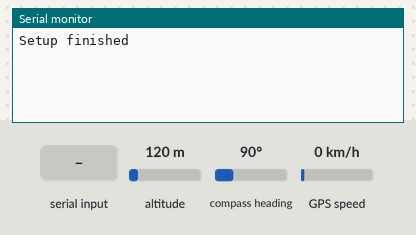
A sketch run on a simulated Arduino Uno, built with avr-gcc and run on an emulated ATmega328P. On the bench: the last lines printed to the serial monitor. The inputs (shaded band) are chosen by the test bench; at power-on: altitude 120 m, compass heading 90°, GPS speed 0 km/h. The GPS gets a fix after 3 s at 37.7749, -122.4194 with 8 satellites.

Above: at 2.2 s.
2.3 s: "I" received over Serial
At 2.8 s:
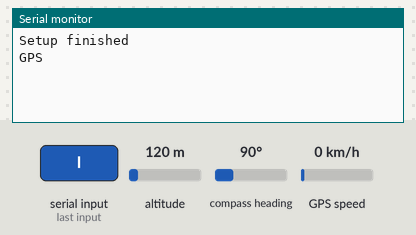
3.8 s: "D" received over Serial
At 5.1 s:
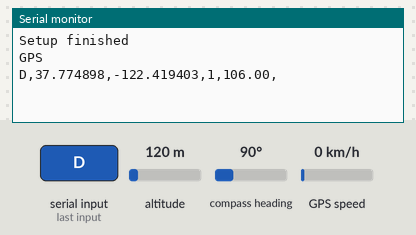

The sketch:

snowbots-gps.ino
```cpp
/*
  Create a new folder named "Adafruit_GPS" in Arduino/Library then clone the library
  GPS Library at: https://github.com/adafruit/Adafruit_GPS
  Full guide: https://learn.adafruit.com/adafruit-ultimate-gps/arduino-wiring
  In Addition, download compass libraries: https://learn.adafruit.com/adafruit-hmc5883l-breakout-triple-axis-magnetometer-compass-sensor/wiring-and-test
  -Nick Wu
*/
//Data format: D(lat),(long),(fix),(x),(y),(z),(headingDegrees)
// ^ things within brackets are variables
#include <SoftwareSerial.h>
#include <Wire.h>
#include <Adafruit_Sensor.h>
#include <Adafruit_HMC5883_U.h>
#include <Adafruit_GPS.h>

//CHANGE THIS CONSTANT
const float DECLINATION_ANGLE = 0.2793; //Find declination here: http://www.magnetic-declination.com/
#define GPSECHO  false

SoftwareSerial mySerial(3, 2);
Adafruit_GPS GPS(&mySerial);
Adafruit_HMC5883_Unified mag = Adafruit_HMC5883_Unified(12345);

boolean usingInterrupt = false; //keeps track of using interrupt, off by default!
void useInterrupt(boolean);

void setup() {
  Serial.begin(115200);
  gps_setup();
  compass_setup();
  Serial.println("Setup finished");
}

void loop() {
  gps_check_new_data();
  sensors_event_t event;
  mag.getEvent(&event);
  char input = Serial.read();
  if (input == 'I') {
    send_gps(false);
  }
  if (input == 'D') {
    send_gps(true);
    send_compass(event);
  }
  Serial.flushRX();
  Serial.flush();
}
void compass_setup() {
  if (!mag.begin())
  {
    /* There was a problem detecting the HMC5883 ... check your connections */
    while (1) {
      Serial.println("Ooops, no HMC5883 detected ... Check your wiring!");
      delay(2000);
    }
  }
  sensor_t sensor;
  mag.getSensor(&sensor);
}
void send_compass(sensors_event_t event) {
  //HEADING INFO
  float heading = atan2(event.magnetic.y, event.magnetic.x);
  heading += DECLINATION_ANGLE;
  if (heading < 0) heading += 2 * PI;
  if (heading > 2 * PI) heading -= 2 * PI;
  float headingDegrees = heading * 180 / M_PI;
  //C(x),(y),(z)
  //Serial.print(","); Serial.print(event.magnetic.x);
  //Serial.print(","); Serial.print(event.magnetic.y);
  //Serial.print(","); Serial.print(event.magnetic.z);
  Serial.print(",");
  Serial.print(headingDegrees);Serial.println(",");
  //Serial.print(",");
}
void gps_setup() {
  GPS.begin(9600);
  GPS.sendCommand(PMTK_SET_NMEA_OUTPUT_RMCGGA);
  GPS.sendCommand(PMTK_SET_NMEA_UPDATE_5HZ);
  //GPS.sendCommand(PGCMD_ANTENNA);
  useInterrupt(true);
  delay(1000);
}

void gps_check_new_data() {
  if (GPS.newNMEAreceived()) {
    if (!GPS.parse(GPS.lastNMEA()))   // this also sets the newNMEAreceived() flag to false
      return;  // we can fail to parse a sentence in which case we should just wait for another
  }
}
void send_gps(boolean data) {
  //G(long),(lat),(fix)
  if (data) {
    Serial.print("D,"); Serial.print(GPS.latitudeDegrees, 6);
    Serial.print(","); Serial.print(GPS.longitudeDegrees, 6);
    Serial.print(","); Serial.print((int)GPS.fix);
  } else {
    Serial.println("GPS");
  }
}
// Interrupt is called once a millisecond, looks for any new GPS data, and stores it
SIGNAL(TIMER0_COMPA_vect) {
  char c = GPS.read();
  // if you want to debug, this is a good time to do it!
#ifdef UDR0
  if (GPSECHO)
    if (c) UDR0 = c;
  // writing direct to UDR0 is much much faster than Serial.print
  // but only one character can be written at a time.
#endif
}
void useInterrupt(boolean v) {
  if (v) {
    // Timer0 is already used for millis() - we'll just interrupt somewhere
    // in the middle and call the "Compare A" function above
    OCR0A = 0xAF;
    TIMSK0 |= _BV(OCIE0A);
    usingInterrupt = true;
  } else {
    // do not call the interrupt function COMPA anymore
    TIMSK0 &= ~_BV(OCIE0A);
    usingInterrupt = false;
  }
}
```

Measured:
- after the input at 2.3 s, the serial monitor: prints a new line at once (image 1)
- after the input at 3.8 s, the serial monitor: prints a new line at once (image 2)
